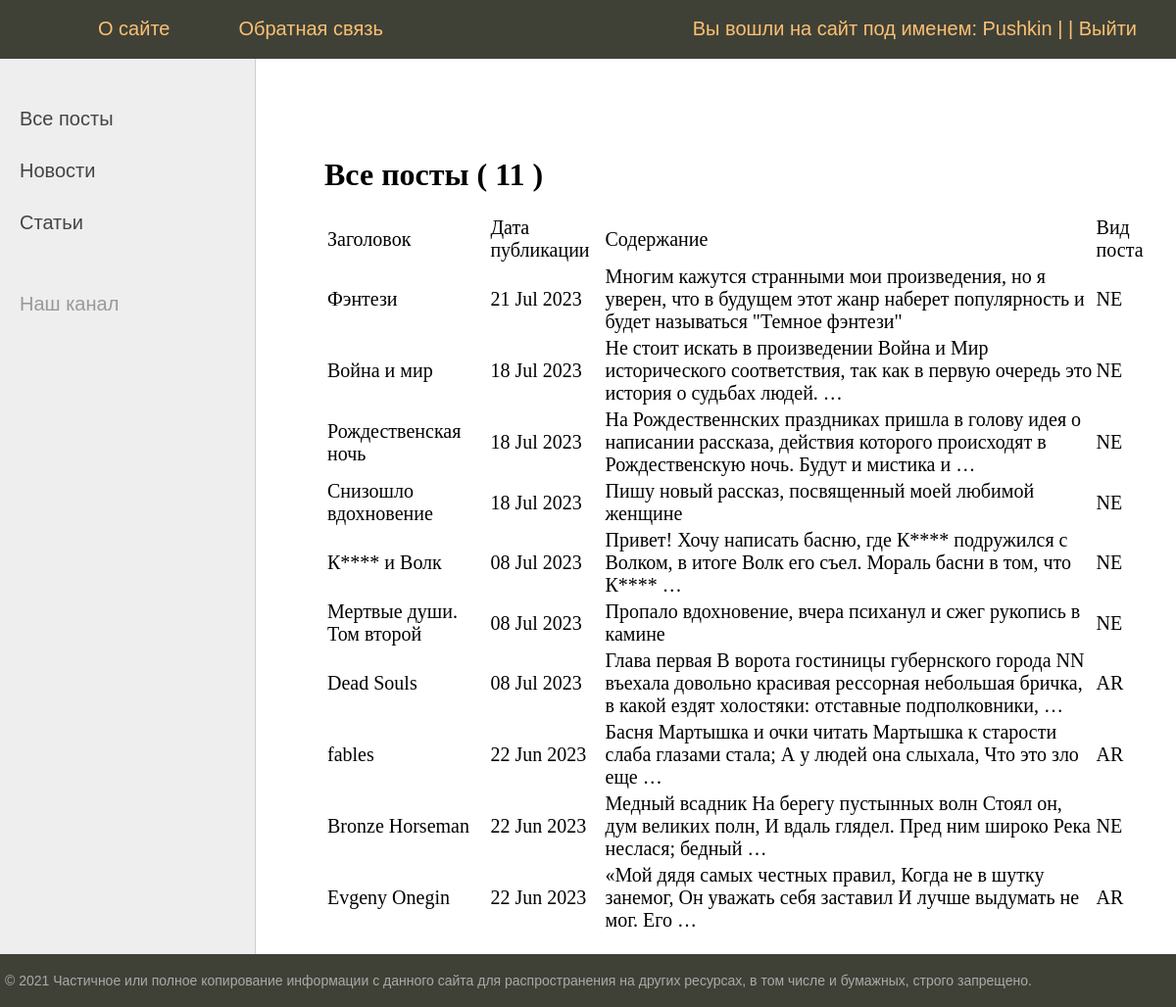
The page /posts/ (signed in) on the database its author committed.
### news/models.py (models this page shows, shortened)
class Post(models.Model):
    article_post = 'AR'
    news_post = 'NE'
    POSITIONS = [
        (article_post, 'Статья'),
        (news_post, 'Новость')
    ]
    author = models.ForeignKey(Author, on_delete=models.CASCADE)
    position = models.CharField(max_length=2,
                                choices=POSITIONS,
                                default=article_post)
    time_in = models.DateTimeField(auto_now_add=True)
    category = models.ManyToManyField(Category, through='PostCategory')
    header = models.CharField(max_length=255)
    text_post = models.TextField()
    rating_post = models.IntegerField(default=0)

### news/views.py (the view)
# urls.py: path('', PostList.as_view(), name = 'posts_all'),
class PostList(ListView):
    model = Post
    ordering = '-time_in'
    template_name = 'posts.html'
    context_object_name = 'posts'
    paginate_by = 10
    def get_context_data(self, **kwargs):
        context = super().get_context_data(**kwargs)
        context['news'] = Post.objects.all()
        context['menu'] = menu
        context['title'] = 'Все посты'
        context['is_not_author'] = not self.request.user.groups.filter(name='authors').exists()
        return context

### news/templatetags/custom_filters.py (called while the page is built)
@register.filter()
def censor(value):
    CENSORED_LIST = ['редиска', 'придурок', 'урод', 'глупый', 'тупой', 'злой', 'дурак', 'козел']
    if isinstance(value, str):
        str1 = value
        for censor_element in CENSORED_LIST:
            new_text = str1.replace(censor_element, censor_element[0] + "*" * (len(censor_element) - 1))  # замена по нижнему регистру
            str1 = new_text
            new_text = str1.replace(censor_element.capitalize(), censor_element[0].capitalize() + "*" * (len(censor_element) - 1))  # замена по верхнему регистру
            str1 = new_text
        value = str1
    else:
        raise TypeError('Фильтр "censor" может быть применен только к текстовому типу данных')
    return f'{value}'

### templates/posts.html (shortened to what this page needs)
{% extends 'flatpages/default.html' %}
{% load custom_filters %}
{% block content %}
    <h1>Все посты ( {{ news|length }} )</h1>
    {% if posts %}
        <table>
            <tr>
                <td> Заголовок </td>
                <td> Дата публикации </td>
                <td> Содержание </td>
                <td> Вид поста </td>
            </tr>
            {% for post in posts %}
                <tr>
                    <td> {{ post.header|censor }} </td>
                    <td> {{ post.time_in|date:'d M Y' }} </td>
                    <td> {{ post.text_post|censor|truncatewords:20 }} </td>
                    <td> {{ post.position }} </td>
                </tr>
            {% endfor %}
        </table>
    {% else %}
        <h2> Постов нет! </h2>
    {% endif %}
{% endblock content %}

### templates/flatpages/default.html (shortened to what this page needs)
{% load static %}
<!DOCTYPE html>
<html lang="en">
    <head>
        <link type="text/css" href="{% static 'news/css/styles.css' %}" rel="stylesheet" />
    </head>
    <body>
        <table class="table-page" border=0 cellpadding="0" cellspacing="0">
            <tr><td valign=top>
{% block mainmenu %}
		    <div class="header">
			    <ul id="mainmenu" class="mainmenu">
			    <li class="logo"><a href="{% url 'posts_all' %}"><div class="logo"></div></a></li>
{% for m in menu %}
	{% if not forloop.last %}
			<li><a href="{% url m.url_name %}">{{m.title}}</a></li>
	{% else %}
			{% if request.user.username %}
				<li class="last"> Вы вошли на сайт под именем: {{request.user.username}} |
					| <a href="{% url 'logout' %}">Выйти</a> </li>
			{% else %}
				<li class="last"><a href="{{ m.url_name }}">{{m.title}}</a></li>
			{% endif %}
	{% endif %}
{% endfor %}
			</ul>
		</div>
{% endblock mainmenu %}
<table class="table-content" border=0 cellpadding="0" cellspacing="0">
<tr>
	<td valign="top" class="left-chapters">
	<ul id="leftchapters">
		<li><a href="{% url 'posts_all' %}">Все посты</a></li>
		<li><a href="{% url 'news_all' %}">Новости</a></li>
		<li><a href="#">Статьи</a></li>
		<li class="share">
		<p>Наш канал</p>
		<a class="share-yt" href="https://www.youtube.com/channel/UClJzWfGWuGJL2t-3dYKcHTA/playlists" target="_blank" rel="nofollow"></a>
		</li>
	</ul>
</td>
<td valign="top" class="content">
	<div class="content-text">
{% block content %}
{% endblock %}
	</div>
</td></tr></table>
</td></tr>
<tr><td valign=top>
	<div id="footer">
		<p>&copy; 2021 Частичное или полное копирование информации с данного сайта для распространения на других ресурсах, в том числе и бумажных, строго запрещено.</p>
	</div>
</td></tr></table>
</body>
</html>

### static/css/styles.css (style rules this page uses)
html, body { font-family: 'Arial'; margin: 0; padding: 0; height: 100%; width: 100%; color: #444; }
a { color: #0059b2; text-decoration: none; }
.table-page { width: 100%; height: 100%; vertical-align: top; }
.table-page tr { height: 100%; }
.header { background: #3F4137; height: 60px; }
.logo { background: url('../images/logo.png') no-repeat 10px 5px; width: 70px; height: 60px; }
ul.mainmenu { list-style: none; margin: 0; padding: 0; height: 60px; color: #fdc073; font-size: 20px; overflow: hidden; }
ul.mainmenu li { float: left; margin: 18px 40px 0 30px; }
ul.mainmenu li.logo { margin: 0; }
ul.mainmenu li.last { float: right; }
ul.mainmenu li a { color: #fdc073; text-decoration: none; }
.table-content { width: 100%; min-height: 100%; height: 100%; }
.left-chapters { margin: 0; background: #eee; border-right: 1px solid #ccc; min-height: 100%; }
.left-chapters ul { width: 230px; min-height: 100%; margin: 0; padding: 20px 10px 10px 20px; list-style: none; font-size: 20px; }
.left-chapters ul li { margin: 30px 0 0 0; color: #999; }
.left-chapters ul li a { color: #444; text-decoration: none; }
.left-chapters ul li.share { margin: 60px 0 0 0; }
.left-chapters ul li.share p { margin: 30px 0 30px 0; }
.left-chapters ul li.share a { display: inline-block; width: 40px; height: 40px; margin: 0 20px 0 0; }
.left-chapters ul li.share a.share-yt { width: 100%; height: 30px; background: url('../images/share_yt.png') no-repeat 0 0 }
.content { padding: 40px 20px 20px 40px; width: 100%; box-sizing: border-box; }
.content-text { margin: 60px 0 0 30px; color: #000; font-size: 20px; font-family: Yandex Sans Display Light; }
.content-text h1 { font-size: 32px; }
#footer { box-sizing: border-box; background: #3F4137; padding: 5px; color: #aaa; font-size: 14px; font-family: Verdana, Geneva, Arial, Helvetica; text-align: left; overflow: hidden; }

### rows shown on the page
Post: header|censor "Фэнтези", time_in "21 Jul 2023", text_post|censor "Многим кажутся странными мои произведения, но я уверен, что в будущем этот жанр наберет популярность и будет называться \"Темное фэнтези\"", position "NE"
Post: header|censor "Война и мир", time_in "18 Jul 2023", text_post|censor "Не стоит искать в произведении Война и Мир исторического соответствия, так как в первую очередь это история о судьбах людей. …", position "NE"
Post: header|censor "Рождественская ночь", time_in "18 Jul 2023", text_post|censor "На Рождественнских праздниках пришла в голову идея о написании рассказа, действия которого происходят в Рождественскую ночь. Будут и мистика и …", position "NE"
Post: header|censor "Снизошло вдохновение", time_in "18 Jul 2023", text_post|censor "Пишу новый рассказ, посвященный моей любимой женщине", position "NE"
Post: header|censor "К**** и Волк", time_in "08 Jul 2023", text_post|censor "Привет! Хочу написать басню, где К**** подружился с Волком, в итоге Волк его съел. Мораль басни в том, что К**** …", position "NE"
Post: header|censor "Мертвые души. Том второй", time_in "08 Jul 2023", text_post|censor "Пропало вдохновение, вчера психанул и сжег рукопись в камине", position "NE"
Post: header|censor "Dead Souls", time_in "08 Jul 2023", text_post|censor "Глава первая В ворота гостиницы губернского города NN въехала довольно красивая рессорная небольшая бричка, в какой ездят холостяки: отставные подполковники, …", position "AR"
Post: header|censor "fables", time_in "22 Jun 2023", text_post|censor "Басня Мартышка и очки читать Мартышка к старости слаба глазами стала; А у людей она слыхала, Что это зло еще …", position "AR"
Post: header|censor "Bronze Horseman", time_in "22 Jun 2023", text_post|censor "Медный всадник На берегу пустынных волн Стоял он, дум великих полн, И вдаль глядел. Пред ним широко Река неслася; бедный …", position "NE"
Post: header|censor "Evgeny Onegin", time_in "22 Jun 2023", text_post|censor "«Мой дядя самых честных правил, Когда не в шутку занемог, Он уважать себя заставил И лучше выдумать не мог. Его …", position "AR"

### other values the page prints
{{ m.title }} "О сайте" "Обратная связь"
{{ request.user.username }} "Pushkin"
{{ news|length }} "11"
